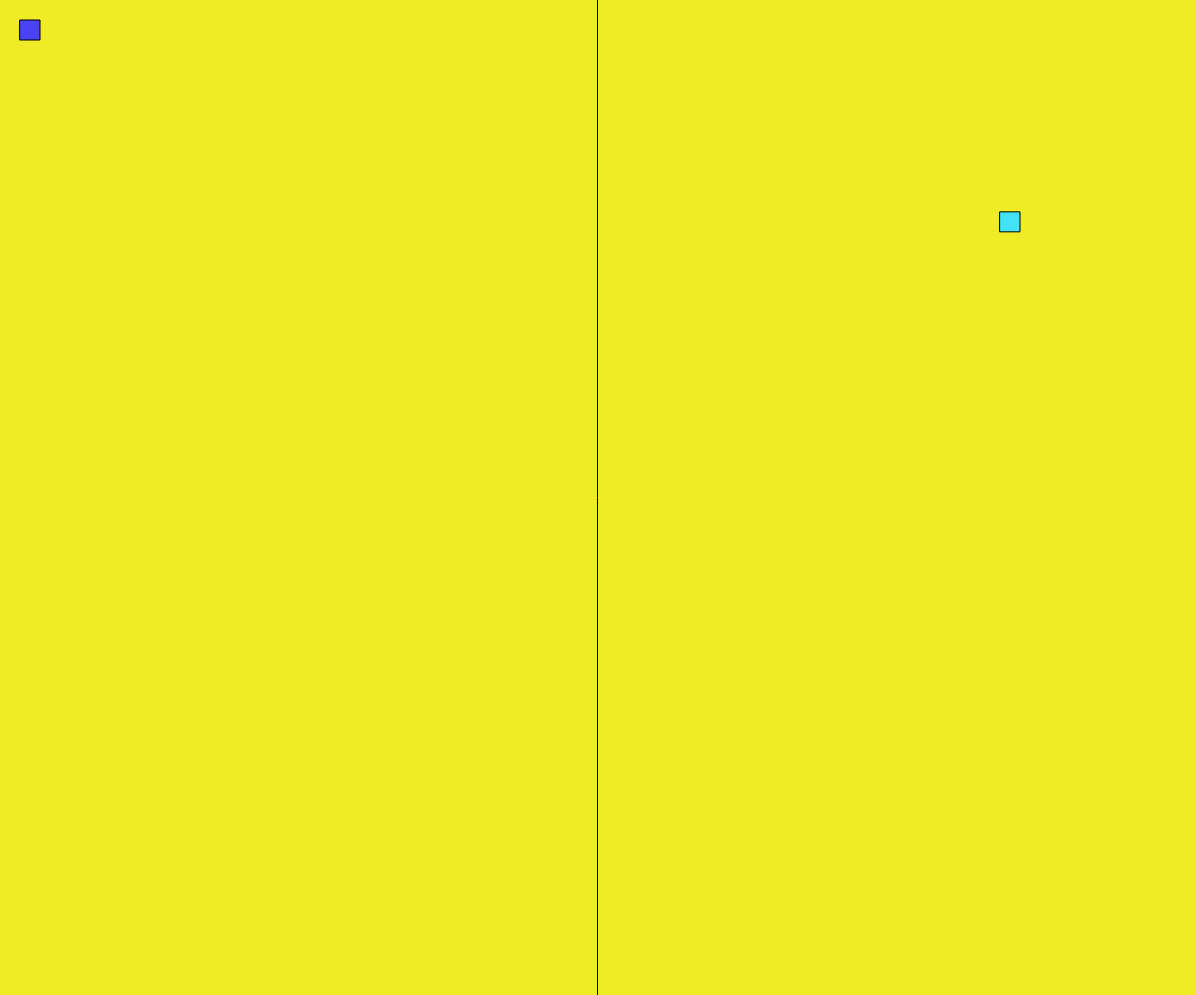
Frame 1 (no input)
Frame 60 (no input): identical to frame 1, image omitted
Frame 120 (the mouse pressed at the canvas centre since frame 60): identical to frame 1, image omitted

The p5.js sketch that drew this single still picture (run headless with seeded random() and noise() and a simulated clock; from frame 60 on, the mouse is pressed at the canvas centre):

// p5.js sketch
// ── sketch.js
// Requires Developer Tools: Console to play
// Rules: First to hit the opponent wins.
// Created by: Tahmidul A. and Darren Tsoi

alert("Requires Developer Tools: Console for rules and controls. Use it to play the game.");
console.log("Welcome to our humble game.");
console.log("Player 1 Move: WASD, Player 1 Shoot: V");
console.log("Player 2 Move: Arrow Keys, Player 2 Shoot: P");
console.log("First one to get hit loses :)");

var player;
var player2;
var bullets1 = [];
var bullets2 = [];
var destroyed1 = 1;
var destroyed2 = 1;

function setup() {
  createCanvas(windowWidth - 5, windowHeight - 5);
  // Making the 2 Players
  player2 = new Playert();
  player = new Player();
}

function draw() {
  background(239, 236, 38);
  // Displaying the 2 players on screen
  player.showPlayer();
  player2.showPlayer();
  // Display
  for (var i = 0; i < bullets1.length; i++) {
    bullets1[i].show();
    bullets1[i].move();
    if (bullets1[i].touches(player2) && destroyed1 != 0) {
      console.log("Works against p2");
      destroyed1 += -1;
      console.log(destroyed1 + "Destroyed!");
    }
  }
  for (var i = 0; i < bullets2.length; i++) {
    bullets2[i].show();
    bullets2[i].move();
    if (bullets2[i].touches(player) && destroyed2 != 0) {
      console.log("Works against p1");
      destroyed2 += -1;
      console.log(destroyed2 + "Destroyed!");
    }
  }
  if (destroyed1 == 0) {
    alert("You won Player 1! Refresh to play again!");
    destroyed1 = 1000;
    console.log("Refresh the page to play again!");
  }
  if (destroyed2 == 0) {
//    bullets2.splice(bullets2.length - 1, 1);
    alert("You won Player 2! Refresh to play again!");
    destroyed2 = 1000;
    console.log("Refresh the page to play again!");
  }
  line(width / 2, 0, width / 2, height);
  player.controls();
  player2.controls();
}

function keyPressed() {
  if (keyCode === 86) {
    var bulleta = new Bullet(player.x, player.y);
    bullets1.push(bulleta);
    if (bulleta.passes(0)) {
      bullets1.splice(0, 1);
    }
  }
  if (keyCode === 80) {
    var bulletb = new Bullet2(player2.x, player2.y);
    bullets2.push(bulletb);
    if (bulletb.passes(0)) {
      bullets2.splice(0, 1);
    }
  }
}
// ── bullet1.js
function Bullet(x, y) {
  this.x = x;
  this.y = y;
  this.r = 8;

  this.show = function() {
    fill(78, 244, 66);
    ellipse(this.x, this.y, this.r * 2, this.r * 2);
  };
  this.passes = function(lol) {
    var dl = dist(this.x, this.y, lol.x, lol.y);
    return (dl < this.r + lol.r);
  }
  this.touches = function(player1) {
    var dis = dist(this.x, this.y, player1.x, player1.y);
    if (dis < (this.r + (player1.s / 2))) {
      return true;
    }
    else {
      return false;
    }
  };

  this.move = function() {
    this.x += 5;
  };
}

// ── bullet2.js
function Bullet2(x, y) {
    this.x = x;
    this.y = y;
    this.r = 8;

    this.show = function() {
        fill(220, 20, 60);
        ellipse(this.x, this.y, this.r * 2, this.r * 2);
    };
    this.passes = function(lol) {
        var dl = dist(this.x, this.y, lol.x, lol.y);
        return (dl < this.r + lol.r);
    }
    this.touches = function(player1) {
        var dis = dist(this.x, this.y, player1.x, player1.y);
        if (dis < (this.r + player1.s)) {
            return true;
        }
        else {
            return false;
        }
    };

    this.move = function() {
        this.x += -5;
    };
}
// ── player1.js
function Player() {
  this.x = 30;
  this.y = 30;
  this.s = 20;

  this.showPlayer = function() {
    fill(75, 66, 244);
    rectMode(CENTER);
    rect(this.x, this.y, this.s, this.s);
  };

  this.controls = function() {
    // D
    if (keyIsDown(68) && this.x < (width / 2) - 20) {
      this.moveX(10);
    }
    // A
    else if (keyIsDown(65) && this.x > 20 && this.x < width / 2) {
      this.moveX(-10);
    }
    // W
    else if (keyIsDown(87) && this.y > 20) {
      this.moveY(-10);
    }
    // S
    else if (keyIsDown(83) && this.y < height - 20) {
      this.moveY(10);
    }
  }

  this.moveX = function(direction) {
    this.x += direction;
  };
  this.moveY = function(direction) {
    this.y += direction;
  };
}

// this.shootPlayer = function() {
//   if (keyIsDown(80)) {
//     var bullet = new Bullet(this.x, this.y);
//     bullets1.push(bullet);
//     if (bullet.passes(0)) {
//       bullets1.splice(0, 1);
//     }
//   }
// }
// ── player2.js
function Playert() {
  this.x = random((width / 2), width - 20);
  this.y = random(20, height);
  this.s = 20;

  this.showPlayer = function() {
    fill(66, 226, 244);
    rectMode(CENTER);
    rect(this.x, this.y, this.s, this.s);
  };

  this.controls = function() {
    // Right Arrow
    if (keyIsDown(39) && this.x > (width / 2) && this.x < width - 20) {
      this.moveX(10);
    }
    // Left Arrow
    else if (keyIsDown(37) && this.x > (width / 2) + 20) {
      this.moveX(-10);
    }
    // Up Arrow
    else if (keyIsDown(38) && this.y > 20) {
      this.moveY(-10);
    }
    // Down Arrow
    else if (keyIsDown(40) && this.y < height - 20) {
      this.moveY(10);
    }
  }

  this.moveX = function(direction) {
    this.x += direction;
  };
  this.moveY = function(direction) {
    this.y += direction;
  };
}

// this.shootPlayer = function() {
//   if (keyIsDown(191)) {
//     var bullet = new Bullet2(this.x, this.y);
//     bullets2.push(bullet);
//     if (bullet.passes(0)) {
//       bullets2.splice(0, 1);
//     }
//   }
// }
